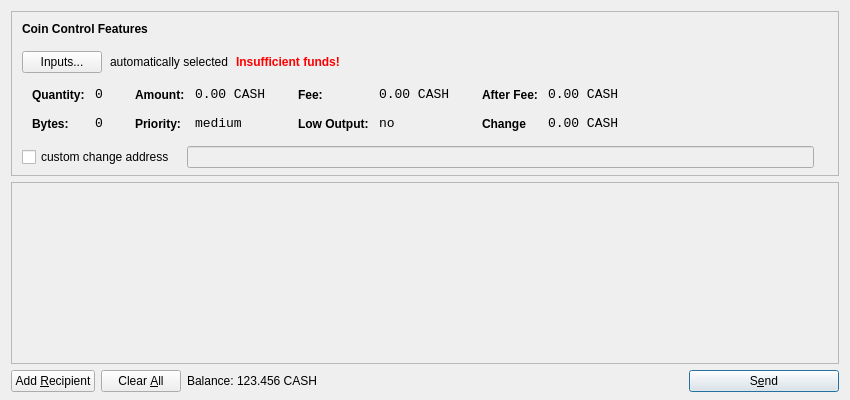
<?xml version="1.0" encoding="UTF-8"?>
<ui version="4.0">
 <class>SendCoinsDialog</class>
 <widget class="QDialog" name="SendCoinsDialog">
  <property name="geometry">
   <rect>
    <x>0</x>
    <y>0</y>
    <width>850</width>
    <height>400</height>
   </rect>
  </property>
  <property name="windowTitle">
   <string>Send Coins</string>
  </property>
  <layout class="QVBoxLayout" name="verticalLayout" stretch="0,1,0">
   <property name="bottomMargin">
    <number>8</number>
   </property>
   <item>
    <widget class="QFrame" name="frameCoinControl">
     <property name="sizePolicy">
      <sizepolicy hsizetype="Expanding" vsizetype="Expanding">
       <horstretch>0</horstretch>
       <verstretch>0</verstretch>
      </sizepolicy>
     </property>
     <property name="maximumSize">
      <size>
       <width>16777215</width>
       <height>16777215</height>
      </size>
     </property>
     <property name="frameShape">
      <enum>QFrame::StyledPanel</enum>
     </property>
     <property name="frameShadow">
      <enum>QFrame::Sunken</enum>
     </property>
     <layout class="QVBoxLayout" name="verticalLayoutCoinControl2">
      <property name="spacing">
       <number>-1</number>
      </property>
      <property name="leftMargin">
       <number>0</number>
      </property>
      <property name="topMargin">
       <number>0</number>
      </property>
      <property name="rightMargin">
       <number>0</number>
      </property>
      <property name="bottomMargin">
       <number>6</number>
      </property>
      <item>
       <layout class="QVBoxLayout" name="verticalLayoutCoinControl" stretch="0,0,0,0,1">
        <property name="spacing">
         <number>0</number>
        </property>
        <property name="leftMargin">
         <number>10</number>
        </property>
        <property name="topMargin">
         <number>10</number>
        </property>
        <item>
         <layout class="QHBoxLayout" name="horizontalLayoutCoinControl1">
          <property name="bottomMargin">
           <number>15</number>
          </property>
          <item>
           <widget class="QLabel" name="labelCoinControlFeatures">
            <property name="sizePolicy">
             <sizepolicy hsizetype="Preferred" vsizetype="Maximum">
              <horstretch>0</horstretch>
              <verstretch>0</verstretch>
             </sizepolicy>
            </property>
            <property name="font">
             <font>
              <weight>75</weight>
              <bold>true</bold>
             </font>
            </property>
            <property name="styleSheet">
             <string notr="true">font-weight:bold;</string>
            </property>
            <property name="text">
             <string>Coin Control Features</string>
            </property>
           </widget>
          </item>
         </layout>
        </item>
        <item>
         <layout class="QHBoxLayout" name="horizontalLayoutCoinControl2" stretch="0,0,0,0">
          <property name="spacing">
           <number>8</number>
          </property>
          <property name="bottomMargin">
           <number>10</number>
          </property>
          <item>
           <widget class="QPushButton" name="pushButtonCoinControl">
            <property name="styleSheet">
             <string notr="true"/>
            </property>
            <property name="text">
             <string>Inputs...</string>
            </property>
           </widget>
          </item>
          <item>
           <widget class="QLabel" name="labelCoinControlAutomaticallySelected">
            <property name="text">
             <string>automatically selected</string>
            </property>
            <property name="margin">
             <number>5</number>
            </property>
           </widget>
          </item>
          <item>
           <widget class="QLabel" name="labelCoinControlInsuffFunds">
            <property name="font">
             <font>
              <weight>75</weight>
              <bold>true</bold>
             </font>
            </property>
            <property name="styleSheet">
             <string notr="true">color:red;font-weight:bold;</string>
            </property>
            <property name="text">
             <string>Insufficient funds!</string>
            </property>
            <property name="margin">
             <number>5</number>
            </property>
           </widget>
          </item>
          <item>
           <spacer name="horizontalSpacerCoinControl">
            <property name="orientation">
             <enum>Qt::Horizontal</enum>
            </property>
            <property name="sizeHint" stdset="0">
             <size>
              <width>40</width>
              <height>1</height>
             </size>
            </property>
           </spacer>
          </item>
         </layout>
        </item>
        <item>
         <widget class="QWidget" name="widgetCoinControl" native="true">
          <property name="sizePolicy">
           <sizepolicy hsizetype="Preferred" vsizetype="Preferred">
            <horstretch>0</horstretch>
            <verstretch>0</verstretch>
           </sizepolicy>
          </property>
          <property name="minimumSize">
           <size>
            <width>0</width>
            <height>0</height>
           </size>
          </property>
          <property name="styleSheet">
           <string notr="true"/>
          </property>
          <layout class="QHBoxLayout" name="horizontalLayoutCoinControl5">
           <property name="margin">
            <number>0</number>
           </property>
           <item>
            <layout class="QHBoxLayout" name="horizontalLayoutCoinControl3" stretch="0,0,0,1">
             <property name="spacing">
              <number>20</number>
             </property>
             <property name="topMargin">
              <number>0</number>
             </property>
             <property name="bottomMargin">
              <number>10</number>
             </property>
             <item>
              <layout class="QFormLayout" name="formLayoutCoinControl1">
               <property name="horizontalSpacing">
                <number>10</number>
               </property>
               <property name="verticalSpacing">
                <number>14</number>
               </property>
               <property name="leftMargin">
                <number>10</number>
               </property>
               <property name="topMargin">
                <number>4</number>
               </property>
               <property name="rightMargin">
                <number>6</number>
               </property>
               <item row="0" column="0">
                <widget class="QLabel" name="labelCoinControlQuantityText">
                 <property name="styleSheet">
                  <string notr="true">font-weight:bold;</string>
                 </property>
                 <property name="text">
                  <string>Quantity:</string>
                 </property>
                 <property name="margin">
                  <number>0</number>
                 </property>
                </widget>
               </item>
               <item row="0" column="1">
                <widget class="QLabel" name="labelCoinControlQuantity">
                 <property name="font">
                  <font>
                   <family>Monospace</family>
                   <pointsize>10</pointsize>
                  </font>
                 </property>
                 <property name="cursor">
                  <cursorShape>IBeamCursor</cursorShape>
                 </property>
                 <property name="contextMenuPolicy">
                  <enum>Qt::ActionsContextMenu</enum>
                 </property>
                 <property name="text">
                  <string>0</string>
                 </property>
                 <property name="margin">
                  <number>0</number>
                 </property>
                 <property name="textInteractionFlags">
                  <set>Qt::LinksAccessibleByMouse|Qt::TextSelectableByKeyboard|Qt::TextSelectableByMouse</set>
                 </property>
                </widget>
               </item>
               <item row="1" column="0">
                <widget class="QLabel" name="labelCoinControlBytesText">
                 <property name="styleSheet">
                  <string notr="true">font-weight:bold;</string>
                 </property>
                 <property name="text">
                  <string>Bytes:</string>
                 </property>
                </widget>
               </item>
               <item row="1" column="1">
                <widget class="QLabel" name="labelCoinControlBytes">
                 <property name="font">
                  <font>
                   <family>Monospace</family>
                   <pointsize>10</pointsize>
                  </font>
                 </property>
                 <property name="cursor">
                  <cursorShape>IBeamCursor</cursorShape>
                 </property>
                 <property name="contextMenuPolicy">
                  <enum>Qt::ActionsContextMenu</enum>
                 </property>
                 <property name="text">
                  <string>0</string>
                 </property>
                 <property name="textInteractionFlags">
                  <set>Qt::LinksAccessibleByMouse|Qt::TextSelectableByKeyboard|Qt::TextSelectableByMouse</set>
                 </property>
                </widget>
               </item>
              </layout>
             </item>
             <item>
              <layout class="QFormLayout" name="formLayoutCoinControl2">
               <property name="horizontalSpacing">
                <number>10</number>
               </property>
               <property name="verticalSpacing">
                <number>14</number>
               </property>
               <property name="leftMargin">
                <number>6</number>
               </property>
               <property name="topMargin">
                <number>4</number>
               </property>
               <property name="rightMargin">
                <number>6</number>
               </property>
               <item row="0" column="0">
                <widget class="QLabel" name="labelCoinControlAmountText">
                 <property name="styleSheet">
                  <string notr="true">font-weight:bold;</string>
                 </property>
                 <property name="text">
                  <string>Amount:</string>
                 </property>
                 <property name="margin">
                  <number>0</number>
                 </property>
                </widget>
               </item>
               <item row="0" column="1">
                <widget class="QLabel" name="labelCoinControlAmount">
                 <property name="font">
                  <font>
                   <family>Monospace</family>
                   <pointsize>10</pointsize>
                  </font>
                 </property>
                 <property name="cursor">
                  <cursorShape>IBeamCursor</cursorShape>
                 </property>
                 <property name="contextMenuPolicy">
                  <enum>Qt::ActionsContextMenu</enum>
                 </property>
                 <property name="text">
                  <string>0.00 CASH</string>
                 </property>
                 <property name="textInteractionFlags">
                  <set>Qt::LinksAccessibleByMouse|Qt::TextSelectableByKeyboard|Qt::TextSelectableByMouse</set>
                 </property>
                </widget>
               </item>
               <item row="1" column="0">
                <widget class="QLabel" name="labelCoinControlPriorityText">
                 <property name="styleSheet">
                  <string notr="true">font-weight:bold;</string>
                 </property>
                 <property name="text">
                  <string>Priority:</string>
                 </property>
                </widget>
               </item>
               <item row="1" column="1">
                <widget class="QLabel" name="labelCoinControlPriority">
                 <property name="font">
                  <font>
                   <family>Monospace</family>
                   <pointsize>10</pointsize>
                  </font>
                 </property>
                 <property name="cursor">
                  <cursorShape>IBeamCursor</cursorShape>
                 </property>
                 <property name="contextMenuPolicy">
                  <enum>Qt::ActionsContextMenu</enum>
                 </property>
                 <property name="text">
                  <string>medium</string>
                 </property>
                 <property name="textInteractionFlags">
                  <set>Qt::LinksAccessibleByMouse|Qt::TextSelectableByKeyboard|Qt::TextSelectableByMouse</set>
                 </property>
                </widget>
               </item>
              </layout>
             </item>
             <item>
              <layout class="QFormLayout" name="formLayoutCoinControl3">
               <property name="horizontalSpacing">
                <number>10</number>
               </property>
               <property name="verticalSpacing">
                <number>14</number>
               </property>
               <property name="leftMargin">
                <number>6</number>
               </property>
               <property name="topMargin">
                <number>4</number>
               </property>
               <property name="rightMargin">
                <number>6</number>
               </property>
               <item row="0" column="0">
                <widget class="QLabel" name="labelCoinControlFeeText">
                 <property name="styleSheet">
                  <string notr="true">font-weight:bold;</string>
                 </property>
                 <property name="text">
                  <string>Fee:</string>
                 </property>
                 <property name="margin">
                  <number>0</number>
                 </property>
                </widget>
               </item>
               <item row="0" column="1">
                <widget class="QLabel" name="labelCoinControlFee">
                 <property name="font">
                  <font>
                   <family>Monospace</family>
                   <pointsize>10</pointsize>
                  </font>
                 </property>
                 <property name="cursor">
                  <cursorShape>IBeamCursor</cursorShape>
                 </property>
                 <property name="contextMenuPolicy">
                  <enum>Qt::ActionsContextMenu</enum>
                 </property>
                 <property name="text">
                  <string>0.00 CASH</string>
                 </property>
                 <property name="textInteractionFlags">
                  <set>Qt::LinksAccessibleByMouse|Qt::TextSelectableByKeyboard|Qt::TextSelectableByMouse</set>
                 </property>
                </widget>
               </item>
               <item row="1" column="0">
                <widget class="QLabel" name="labelCoinControlLowOutputText">
                 <property name="styleSheet">
                  <string notr="true">font-weight:bold;</string>
                 </property>
                 <property name="text">
                  <string>Low Output:</string>
                 </property>
                </widget>
               </item>
               <item row="1" column="1">
                <widget class="QLabel" name="labelCoinControlLowOutput">
                 <property name="font">
                  <font>
                   <family>Monospace</family>
                   <pointsize>10</pointsize>
                  </font>
                 </property>
                 <property name="cursor">
                  <cursorShape>IBeamCursor</cursorShape>
                 </property>
                 <property name="contextMenuPolicy">
                  <enum>Qt::ActionsContextMenu</enum>
                 </property>
                 <property name="text">
                  <string>no</string>
                 </property>
                 <property name="textInteractionFlags">
                  <set>Qt::LinksAccessibleByMouse|Qt::TextSelectableByKeyboard|Qt::TextSelectableByMouse</set>
                 </property>
                </widget>
               </item>
              </layout>
             </item>
             <item>
              <layout class="QFormLayout" name="formLayoutCoinControl4">
               <property name="horizontalSpacing">
                <number>10</number>
               </property>
               <property name="verticalSpacing">
                <number>14</number>
               </property>
               <property name="leftMargin">
                <number>6</number>
               </property>
               <property name="topMargin">
                <number>4</number>
               </property>
               <property name="rightMargin">
                <number>6</number>
               </property>
               <item row="0" column="0">
                <widget class="QLabel" name="labelCoinControlAfterFeeText">
                 <property name="styleSheet">
                  <string notr="true">font-weight:bold;</string>
                 </property>
                 <property name="text">
                  <string>After Fee:</string>
                 </property>
                 <property name="margin">
                  <number>0</number>
                 </property>
                </widget>
               </item>
               <item row="0" column="1">
                <widget class="QLabel" name="labelCoinControlAfterFee">
                 <property name="font">
                  <font>
                   <family>Monospace</family>
                   <pointsize>10</pointsize>
                  </font>
                 </property>
                 <property name="cursor">
                  <cursorShape>IBeamCursor</cursorShape>
                 </property>
                 <property name="contextMenuPolicy">
                  <enum>Qt::ActionsContextMenu</enum>
                 </property>
                 <property name="text">
                  <string>0.00 CASH</string>
                 </property>
                 <property name="textInteractionFlags">
                  <set>Qt::LinksAccessibleByMouse|Qt::TextSelectableByKeyboard|Qt::TextSelectableByMouse</set>
                 </property>
                </widget>
               </item>
               <item row="1" column="0">
                <widget class="QLabel" name="labelCoinControlChangeText">
                 <property name="styleSheet">
                  <string notr="true">font-weight:bold;</string>
                 </property>
                 <property name="text">
                  <string>Change</string>
                 </property>
                </widget>
               </item>
               <item row="1" column="1">
                <widget class="QLabel" name="labelCoinControlChange">
                 <property name="font">
                  <font>
                   <family>Monospace</family>
                   <pointsize>10</pointsize>
                  </font>
                 </property>
                 <property name="cursor">
                  <cursorShape>IBeamCursor</cursorShape>
                 </property>
                 <property name="contextMenuPolicy">
                  <enum>Qt::ActionsContextMenu</enum>
                 </property>
                 <property name="text">
                  <string>0.00 CASH</string>
                 </property>
                 <property name="textInteractionFlags">
                  <set>Qt::LinksAccessibleByMouse|Qt::TextSelectableByKeyboard|Qt::TextSelectableByMouse</set>
                 </property>
                </widget>
               </item>
              </layout>
             </item>
            </layout>
           </item>
          </layout>
         </widget>
        </item>
        <item>
         <layout class="QHBoxLayout" name="horizontalLayoutCoinControl4" stretch="0,0,0">
          <property name="spacing">
           <number>12</number>
          </property>
          <property name="sizeConstraint">
           <enum>QLayout::SetDefaultConstraint</enum>
          </property>
          <property name="topMargin">
           <number>5</number>
          </property>
          <property name="rightMargin">
           <number>5</number>
          </property>
          <item>
           <widget class="QCheckBox" name="checkBoxCoinControlChange">
            <property name="text">
             <string>custom change address</string>
            </property>
           </widget>
          </item>
          <item>
           <widget class="QLineEdit" name="lineEditCoinControlChange">
            <property name="enabled">
             <bool>false</bool>
            </property>
            <property name="sizePolicy">
             <sizepolicy hsizetype="Expanding" vsizetype="Fixed">
              <horstretch>0</horstretch>
              <verstretch>0</verstretch>
             </sizepolicy>
            </property>
           </widget>
          </item>
          <item>
           <widget class="QLabel" name="labelCoinControlChangeLabel">
            <property name="sizePolicy">
             <sizepolicy hsizetype="Preferred" vsizetype="Expanding">
              <horstretch>0</horstretch>
              <verstretch>0</verstretch>
             </sizepolicy>
            </property>
            <property name="minimumSize">
             <size>
              <width>0</width>
              <height>0</height>
             </size>
            </property>
            <property name="text">
             <string/>
            </property>
            <property name="margin">
             <number>3</number>
            </property>
           </widget>
          </item>
         </layout>
        </item>
        <item>
         <spacer name="verticalSpacerCoinControl">
          <property name="orientation">
           <enum>Qt::Vertical</enum>
          </property>
          <property name="sizeHint" stdset="0">
           <size>
            <width>800</width>
            <height>1</height>
           </size>
          </property>
         </spacer>
        </item>
       </layout>
      </item>
     </layout>
    </widget>
   </item> 
   <item>
    <widget class="QScrollArea" name="scrollArea">
     <property name="widgetResizable">
      <bool>true</bool>
     </property>
     <widget class="QWidget" name="scrollAreaWidgetContents">
      <property name="geometry">
       <rect>
        <x>0</x>
        <y>0</y>
        <width>830</width>
        <height>165</height>
       </rect>
      </property>
      <layout class="QVBoxLayout" name="verticalLayout_2">
       <property name="margin">
        <number>0</number>
       </property>
       <item>
        <layout class="QVBoxLayout" name="entries">
         <property name="spacing">
          <number>6</number>
         </property>
        </layout>
       </item>
       <item>
        <spacer name="verticalSpacer">
         <property name="orientation">
          <enum>Qt::Vertical</enum>
         </property>
         <property name="sizeHint" stdset="0">
          <size>
           <width>20</width>
           <height>40</height>
          </size>
         </property>
        </spacer>
       </item>
      </layout>
     </widget>
    </widget>
   </item>
   <item>
    <layout class="QHBoxLayout" name="horizontalLayout">
     <item>
      <widget class="QPushButton" name="addButton">
       <property name="toolTip">
        <string>Send to multiple recipients at once</string>
       </property>
       <property name="text">
        <string>Add &amp;Recipient</string>
       </property>
       <property name="icon">
        <iconset resource="../bitcoin.qrc">
         <normaloff>:/icons/add</normaloff>:/icons/add</iconset>
       </property>
       <property name="autoDefault">
        <bool>false</bool>
       </property>
      </widget>
     </item>
     <item>
      <widget class="QPushButton" name="clearButton">
       <property name="sizePolicy">
        <sizepolicy hsizetype="Minimum" vsizetype="Fixed">
         <horstretch>0</horstretch>
         <verstretch>0</verstretch>
        </sizepolicy>
       </property>
       <property name="toolTip">
        <string>Remove all transaction fields</string>
       </property>
       <property name="text">
        <string>Clear &amp;All</string>
       </property>
       <property name="icon">
        <iconset resource="../bitcoin.qrc">
         <normaloff>:/icons/remove</normaloff>:/icons/remove</iconset>
       </property>
       <property name="autoRepeatDelay">
        <number>300</number>
       </property>
       <property name="autoDefault">
        <bool>false</bool>
       </property>
      </widget>
     </item>
     <item>
      <layout class="QHBoxLayout" name="horizontalLayout_2">
       <property name="spacing">
        <number>3</number>
       </property>
       <item>
        <widget class="QLabel" name="label">
         <property name="text">
          <string>Balance:</string>
         </property>
        </widget>
       </item>
       <item>
        <widget class="QLabel" name="labelBalance">
         <property name="cursor">
          <cursorShape>IBeamCursor</cursorShape>
         </property>
         <property name="text">
          <string>123.456 CASH</string>
         </property>
         <property name="textInteractionFlags">
          <set>Qt::LinksAccessibleByMouse|Qt::TextSelectableByKeyboard|Qt::TextSelectableByMouse</set>
         </property>
        </widget>
       </item>
      </layout>
     </item>
     <item>
      <spacer name="horizontalSpacer">
       <property name="orientation">
        <enum>Qt::Horizontal</enum>
       </property>
       <property name="sizeHint" stdset="0">
        <size>
         <width>40</width>
         <height>20</height>
        </size>
       </property>
      </spacer>
     </item>
     <item>
      <widget class="QPushButton" name="sendButton">
       <property name="minimumSize">
        <size>
         <width>150</width>
         <height>0</height>
        </size>
       </property>
       <property name="toolTip">
        <string>Confirm the send action</string>
       </property>
       <property name="text">
        <string>S&amp;end</string>
       </property>
       <property name="icon">
        <iconset resource="../bitcoin.qrc">
         <normaloff>:/icons/send</normaloff>:/icons/send</iconset>
       </property>
       <property name="default">
        <bool>true</bool>
       </property>
      </widget>
     </item>
    </layout>
   </item>
  </layout>
 </widget>
 <resources>
  <include location="../bitcoin.qrc"/>
 </resources>
 <connections/>
</ui>
